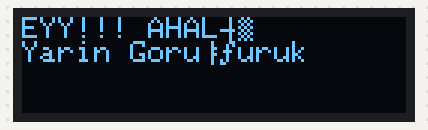
Recording of a sketch running on a simulated ESP32. Parts: 128×32 one-colour display.

Above: at 0.1 s.
At 4.99 s:
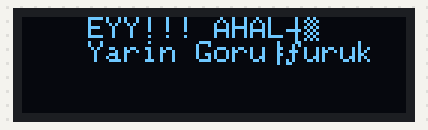
At 10.09 s:
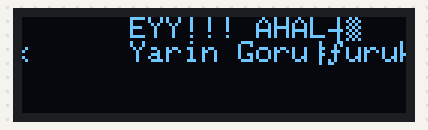
At 19.99 s:
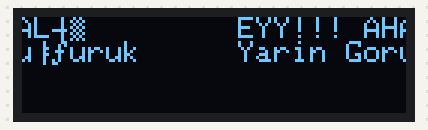
At 29.89 s:
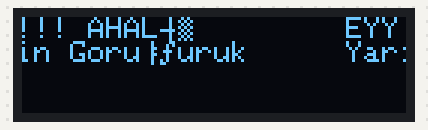
At 39.79 s:
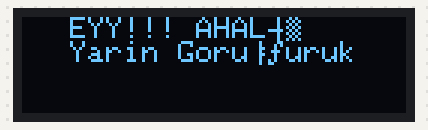

The sketch:

ESP32-oled-ekran-kayan-yazi-uygulamasi.ino
```cpp
#include <Adafruit_GFX.h>
#include <Adafruit_SSD1306.h>
#include <Wire.h>

#define ekran_uzunluk 128
#define ekran_genislik 32
#define reset_pin -1
#define ekran_adres 0X3C

Adafruit_SSD1306 display(ekran_uzunluk, ekran_genislik, &Wire, reset_pin);

void setup() {
  Serial.begin(115200);

  Wire.begin(21, 22);

  if (!display.begin(SSD1306_SWITCHCAPVCC, ekran_adres)) {
    Serial.println("OLED bulunamadi!");
    while (true);
  }
  display.clearDisplay();
  display.setTextSize(1);
  display.setTextColor(SSD1306_WHITE);
  display.setCursor(0, 0);

  display.println("EYY!!! AHALİ");
  display.println("Yarin Goruşuruk");
  display.display();
  display.startscrollleft(0X00, 0X07);

  /*
  display.startscrollright(0x00, 0x07);
  display.stopscroll();
  display.startscrolldiagright(0x00, 0x07);
  display.startscrolldiagleft(0x00, 0x07);
  */

}

void loop() {

}
```
